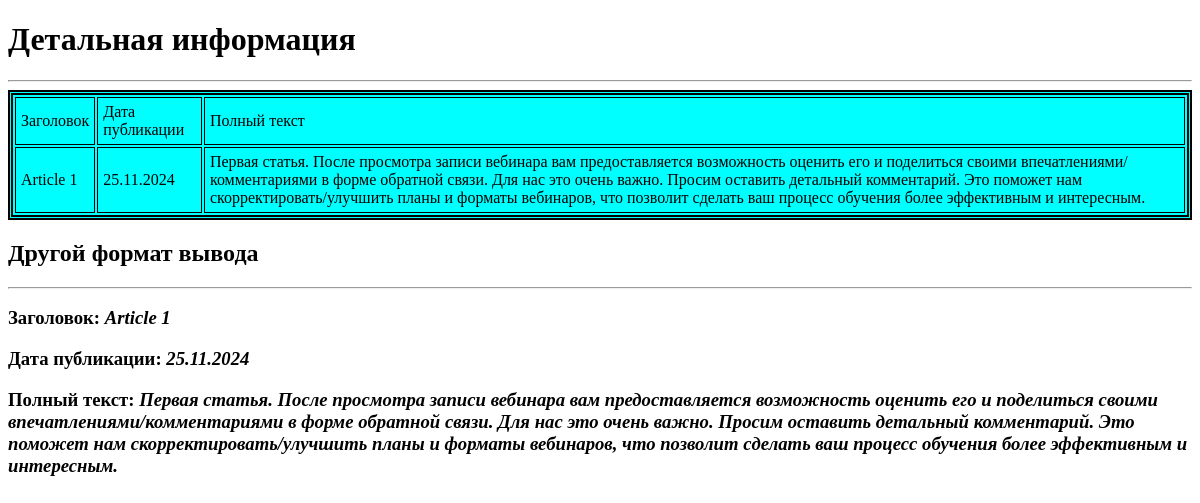
Before: /article/1 (signed in) with the older database file.
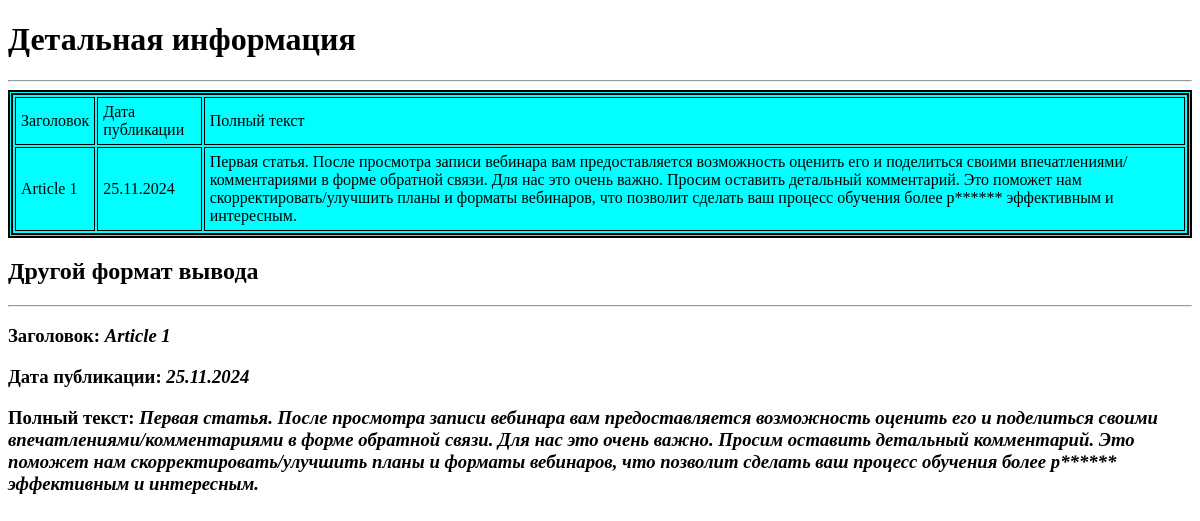
After: the same page with the newer database file.
### news/models.py (models this page shows, shortened)
class Post(models.Model):
    CHOICE = [
        ('N', 'Новость'),
        ('A', 'Статья'),
    ]
    property = models.CharField(max_length=1, choices=CHOICE, default='N')
    time_create = models.DateTimeField(auto_now_add=True)
    heading = models.CharField(max_length=255, unique=True, verbose_name='Заголовок')
    content = models.TextField()
    rate = models.SmallIntegerField(default=0, verbose_name='Рейтинг')
    author = models.ForeignKey(Author, on_delete=models.CASCADE)
    category = models.ManyToManyField('Category', through='PostCategory', verbose_name='Категория')

### news/views.py (the view)
# urls.py: path('article/<int:pk>', detail, name='article_detail'),
@login_required
def detail(request, pk):
    post = Post.objects.get(pk__exact=pk)
    return render(request, 'post.html', context={'post': post})

### news/templatetags/custom_filters.py (called while the page is built)
@register.filter()
def censor(string):
    badWords = (
        'редиска',
        'сосиска',
        'сарделька',
        'зараза',)
    try:
        for e in badWords:
            ch = e[0] + (len(e) - 1) * '*'
            string = re.sub(fr"\b{e}\b", ch, string, flags=re.IGNORECASE)
    except TypeError:
        string = 'Ошибка типа'
    return string

### Templates/post.html (shortened to what this page needs)
{% extends 'flatpages/default.html' %}
{% load custom_filters %}
{% block content %}
   <h1>Детальная информация</h1>
   <hr>
   {% if post %}
       <table>
           <tr>
               <td>Заголовок</td>
               <td>Дата публикации</td>
               <td>Полный текст</td>
           </tr>
           <tr>
               <td>{{ post.heading }}</td>
               <td>{{ post.time_create|date:'d.m.Y' }}</td>
               <td>{{ post.content|censor }}</td>
           </tr>
       </table>
        <h2>Другой формат вывода </h2>
        <hr>
        <h3>Заголовок:  <i>{{ post.heading }}</i></h3>
        <h3>Дата публикации:  <i>{{ post.time_create|date:'d.m.Y' }}</i></h3>
        <h3>Полный текст:  <i>{{ post.content|censor }}</i></h3>
   {% else %}
       <h2>Такого поста нет!</h2>
   {% endif %}
{% endblock content %}

Changed rows visible on the page:
changed Post "Article 1": content|censor "…ваш процесс обучения более эффективным и интересным." → "…ваш процесс обучения более р****** эффективным и интересным."
